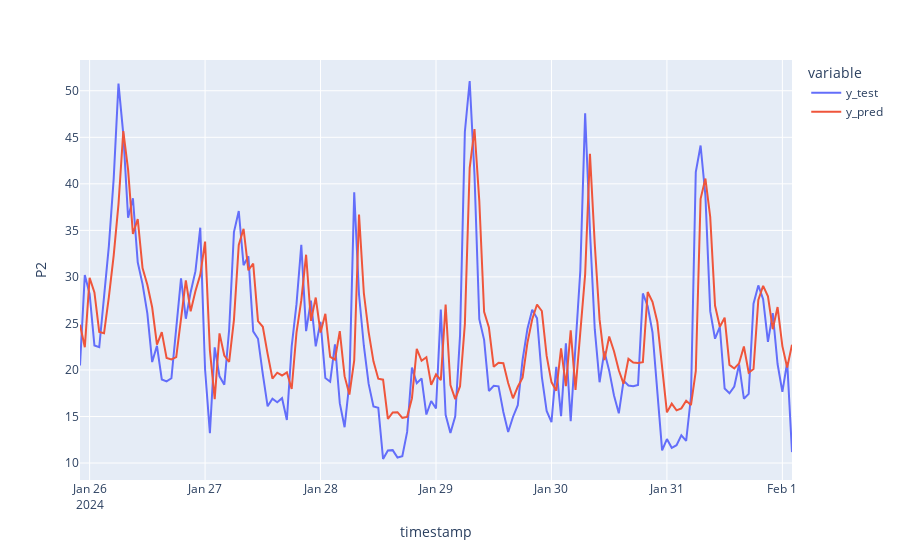

The notebook cell saved with this chart:
### Markdown cell above
<h3> Plotting the time series model </h3>

### Code cell
# time series line plot 
fig = px.line(df_pred_test, labels = {"value":"P2"})
fig.show()

### Figure 1 — Plotly figure (JSON) as saved in the notebook; plotly's stock layout.template omitted (floating-point values rounded to 4 significant figures; data arrays with more than 128 entries replaced by an {"elided": "..."} marker saying what was removed)
{"data": [{"hovertemplate": "variable=y_test<br>timestamp=%{x}<br>P2=%{y}<extra></extra>", "legendgroup": "y_test", "line": {"color": "#636efa", "dash": "solid"}, "marker": {"symbol": "circle"}, "mode": "lines", "name": "y_test", "orientation": "v", "showlegend": true, "type": "scatter", "x": {"elided": "149 str values"}, "xaxis": "x", "y": {"elided": "149 float values"}, "yaxis": "y"}, {"hovertemplate": "variable=y_pred<br>timestamp=%{x}<br>P2=%{y}<extra></extra>", "legendgroup": "y_pred", "line": {"color": "#EF553B", "dash": "solid"}, "marker": {"symbol": "circle"}, "mode": "lines", "name": "y_pred", "orientation": "v", "showlegend": true, "type": "scatter", "x": {"elided": "149 str values"}, "xaxis": "x", "y": {"elided": "149 float values"}, "yaxis": "y"}], "layout": {"legend": {"title": {"text": "variable"}, "tracegroupgap": 0}, "margin": {"t": 60}, "xaxis": {"anchor": "y", "domain": [0, 1], "title": {"text": "timestamp"}}, "yaxis": {"anchor": "x", "domain": [0, 1], "title": {"text": "P2"}}}}
